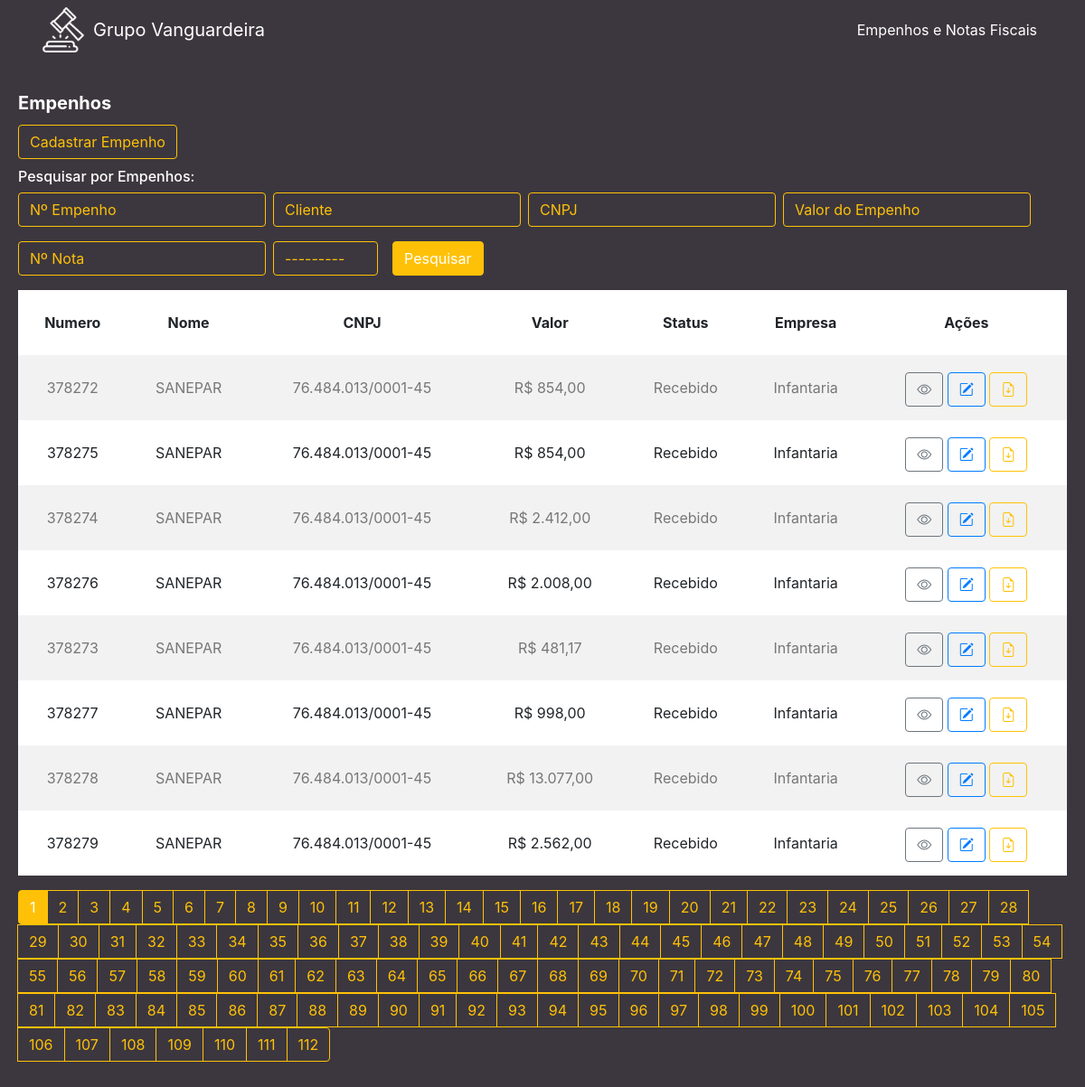
Before: / with the older database file.
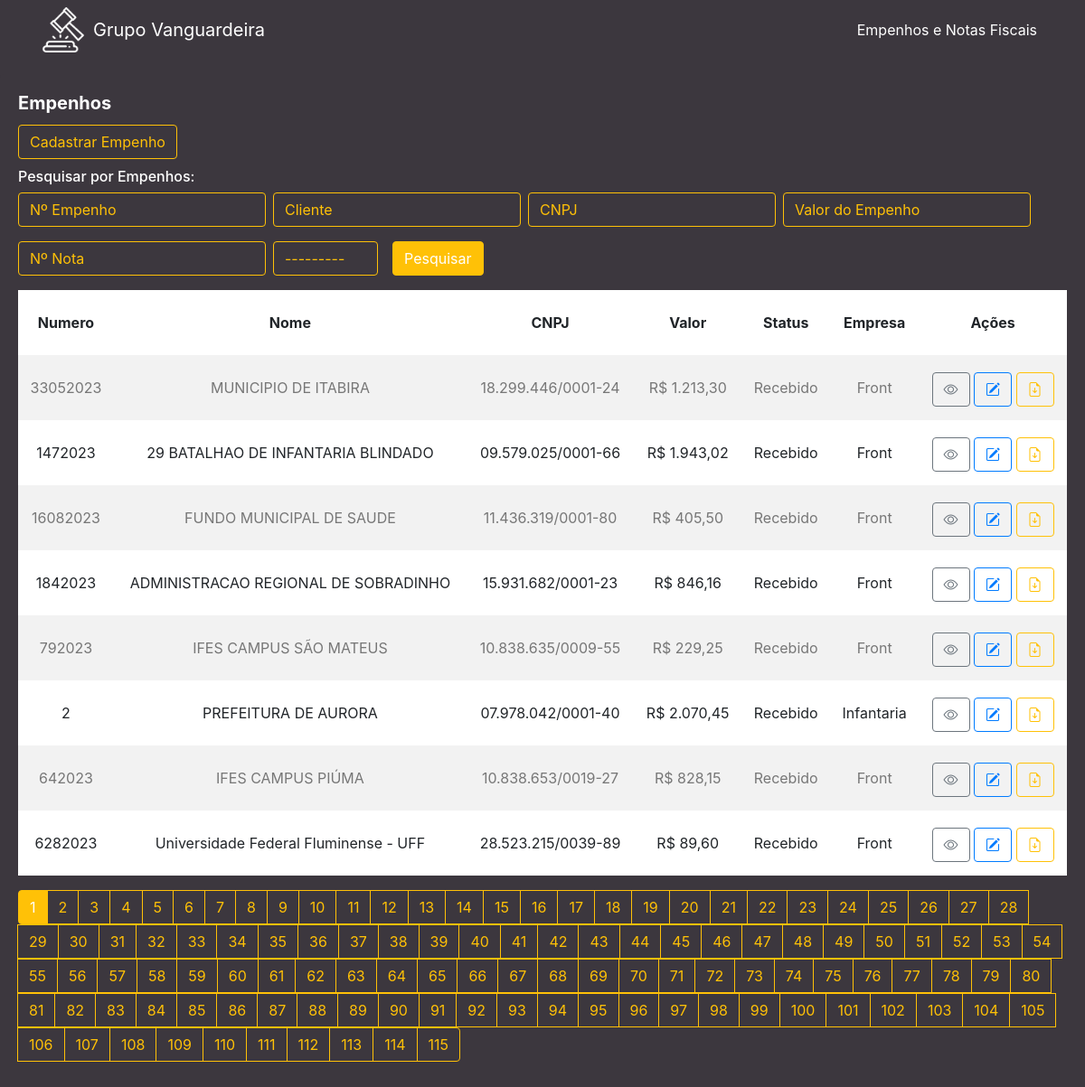
After: the same page with the newer database file.
### cliente/models.py (models this page shows, shortened)
class Cliente(models.Model):
    numero = models.CharField(max_length=255)
    nome = models.CharField(max_length=255)
    cnpj = models.CharField(max_length=255)
    data_criacao = models.DateTimeField(default=timezone.now)
    categoria = models.ForeignKey(Categoria, on_delete=models.DO_NOTHING)
    empresa = models.ForeignKey(Empresa, on_delete=models.DO_NOTHING)
    empenho = models.FileField(upload_to='empenhos/', max_length=500)
    nfe = models.FileField(upload_to='notas/', max_length=500, default='0', blank=True)
    n_nfe = models.CharField(max_length=255, blank=True)
    descricao = models.TextField(blank=True)
    valor = models.CharField(max_length=255)

class Categoria(models.Model):
    nome = models.CharField(max_length=255)
    def __str__(self):
        return self.nome

class Empresa(models.Model):
    nome = models.CharField(max_length=255)
    def __str__(self):
        return self.nome

### cliente/views.py (the view)
# urls.py: path('', views.cliente, name='cliente'),
def cliente(request):
    list_clientes = Cliente.objects.order_by('-data_criacao')
    myFilter = ClienteFilter(request.GET, queryset=list_clientes)
    list_clientes = myFilter.qs
    paginator = Paginator(list_clientes, 8)
    page = request.GET.get('page')
    list_clientes = paginator.get_page(page)
    return render(request, 'cliente/cliente.html', {'clientes': list_clientes, 'myFilter': myFilter})

### cliente/templates/cliente/cliente.html (shortened to what the changed rows need)
{% extends 'base.html' %}
{% load widget_tweaks %}
{% block conteudo %}
<div class="content mt-3">
    <div class="card">
        <div class="card-body">
            <table class="table table-striped ">
                <thead>
                    <tr>
                        <th scope="col" class="text-center">Numero</th>
                        <th scope="col" class="text-center">Nome</th>
                        <th scope="col" class="text-center">CNPJ</th>
                        <th scope="col" class="text-center">Valor</th>
                        <th scope="col" class="text-center">Status</th>
                        <th scope="col" class="text-center">Empresa</th>
                        <th scope="col" class="text-center">Ações</th>
                    </tr>
                </thead>
                <tbody>
                    {% for cliente in clientes %}
                    <tr>
                        <td class="text-center">{{ cliente.numero }}</td>
                        <td class="text-center">{{ cliente.nome }}</td>
                        <td class="text-center">{{ cliente.cnpj }}</td>
                        <td class="text-center">R$ {{ cliente.valor }}</td>
                        <td class="text-center">{{ cliente.categoria }}</td>
                        <td class="text-center">{{ cliente.empresa }}</td>
                        <td class="text-center">
                            <a href="/cliente/detalhe/{{ cliente.id }}" class="btn btn-outline-secondary"><i class="bi bi-eye"></i></a>
                            <a href="/cliente/edit/{{ cliente.id }}/" class="btn btn-outline-primary"><i class="bi bi-pencil-square"></i></a>
                            <a href="{{ cliente.empenho.url }}" class="btn btn-outline-warning" target="_blank"><i class="bi bi-file-earmark-arrow-down"></i></a>
                        </td>
                    </tr>
                    {% endfor %}
                </tbody>
            </table>
            <nav aria-label="Page navigation example">
                <ul class="pagination">
                    {% for pagina in clientes.paginator.page_range %}
                    {% if clientes.number == pagina %}
                    <li class="page-item active">
                        <a class="page-link" href="{{ request.get_full_path }}?&page={{pagina}}">{{pagina}}</a>
                    </li>
                    {% else %}
                    <li class="page-item">
                        <a class="page-link" href="{{ request.get_full_path }}?&page={{pagina}}">{{pagina}}</a>
                    </li>
                    {% endif %}
                    {% endfor %}
                </ul>
            </nav>
        </div>
    </div>
</div>
{% endblock %}

Changed rows visible on the page:
no longer on this page (row unchanged): Cliente: numero "378272", nome "SANEPAR", cnpj "76.484.013/0001-45", valor "854,00", categoria "Recebido", empresa "Infantaria"
no longer on this page (row unchanged): Cliente: numero "378275", nome "SANEPAR", cnpj "76.484.013/0001-45", valor "854,00", categoria "Recebido", empresa "Infantaria"
no longer on this page (row unchanged): Cliente: numero "378274", nome "SANEPAR", cnpj "76.484.013/0001-45", valor "2.412,00", categoria "Recebido", empresa "Infantaria"
no longer on this page (row unchanged): Cliente: numero "378276", nome "SANEPAR", cnpj "76.484.013/0001-45", valor "2.008,00", categoria "Recebido", empresa "Infantaria"
no longer on this page (row unchanged): Cliente: numero "378273", nome "SANEPAR", cnpj "76.484.013/0001-45", valor "481,17", categoria "Recebido", empresa "Infantaria"
no longer on this page (row unchanged): Cliente: numero "378277", nome "SANEPAR", cnpj "76.484.013/0001-45", valor "998,00", categoria "Recebido", empresa "Infantaria"
no longer on this page (row unchanged): Cliente: numero "378278", nome "SANEPAR", cnpj "76.484.013/0001-45", valor "13.077,00", categoria "Recebido", empresa "Infantaria"
no longer on this page (row unchanged): Cliente: numero "378279", nome "SANEPAR", cnpj "76.484.013/0001-45", valor "2.562,00", categoria "Recebido", empresa "Infantaria"
added Cliente: numero "33052023", nome "MUNICIPIO DE ITABIRA", cnpj "18.299.446/0001-24", valor "1.213,30", categoria "Recebido", empresa "Front"
added Cliente: numero "1472023", nome "29 BATALHAO DE INFANTARIA BLINDADO", cnpj "09.579.025/0001-66", valor "1.943,02", categoria "Recebido", empresa "Front"
added Cliente: numero "16082023", nome "FUNDO MUNICIPAL DE SAUDE", cnpj "11.436.319/0001-80", valor "405,50", categoria "Recebido", empresa "Front"
added Cliente: numero "1842023", nome "ADMINISTRACAO REGIONAL DE SOBRADINHO", cnpj "15.931.682/0001-23", valor "846,16", categoria "Recebido", empresa "Front"
added Cliente: numero "792023", nome "IFES CAMPUS SÃO MATEUS", cnpj "10.838.635/0009-55", valor "229,25", categoria "Recebido", empresa "Front"
added Cliente: numero "2", nome "PREFEITURA DE AURORA", cnpj "07.978.042/0001-40", valor "2.070,45", categoria "Recebido", empresa "Infantaria"
added Cliente: numero "642023", nome "IFES CAMPUS PIÚMA", cnpj "10.838.653/0019-27", valor "828,15", categoria "Recebido", empresa "Front"
added Cliente: numero "6282023", nome "Universidade Federal Fluminense - UFF", cnpj "28.523.215/0039-89", valor "89,60", categoria "Recebido", empresa "Front"
Other visible differences:
new list line: "113"
new list line: "114"
new list line: "115"
